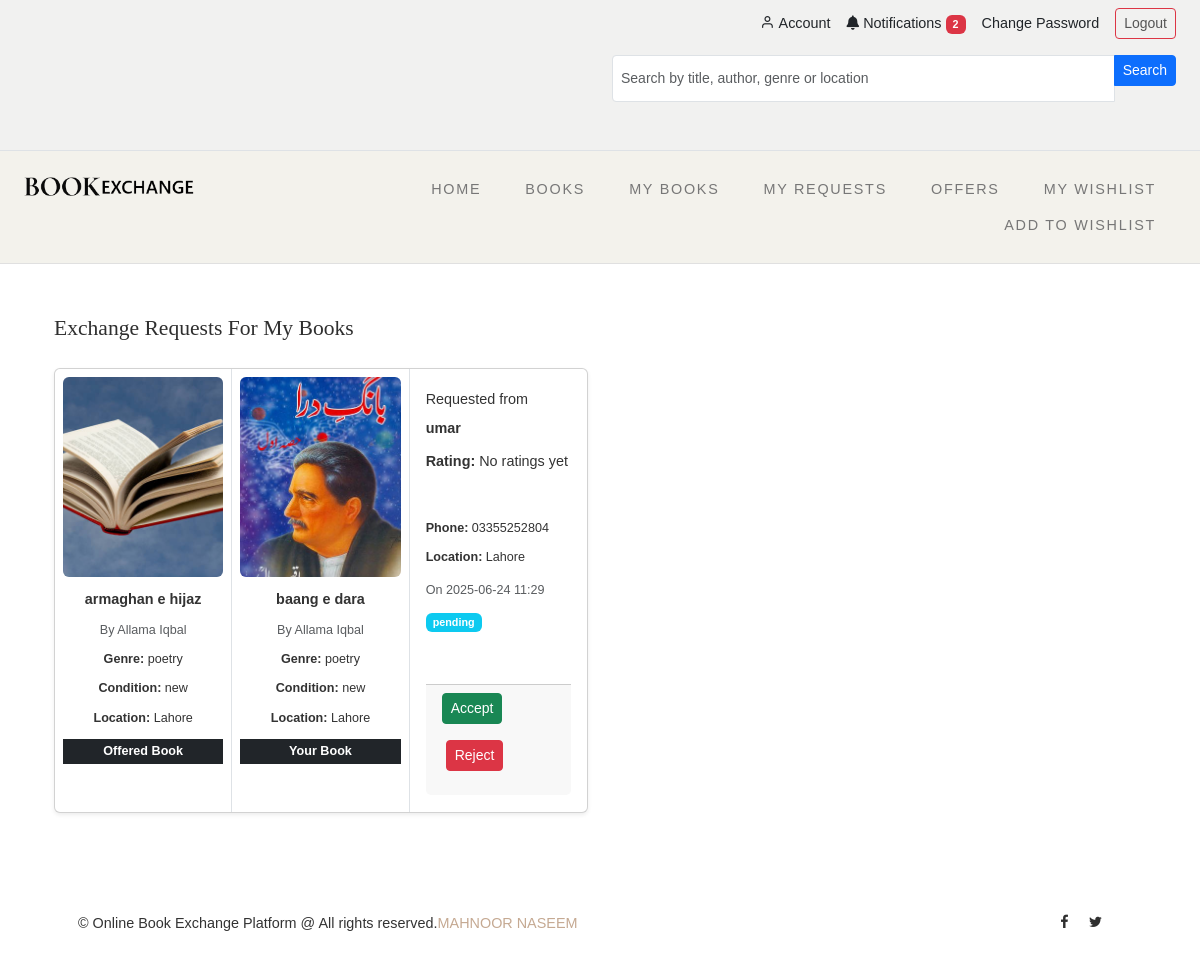
Screenshot of /requests-received/ (signed in) with the database file from the repository.
### core/models.py (models this page shows, shortened)
class ExchangeRequest(models.Model):
    from_user = models.ForeignKey(User, on_delete=models.CASCADE, related_name='sent_requests')
    to_user = models.ForeignKey(User, on_delete=models.CASCADE, related_name='received_requests')
    from_book = models.ForeignKey(Book, on_delete=models.CASCADE, related_name='offered_exchanges')
    to_book = models.ForeignKey(Book, on_delete=models.CASCADE, related_name='received_exchanges')
    status = models.CharField(max_length=20, default='pending')
    requested_at = models.DateTimeField(auto_now_add=True)

class Book(models.Model):
    owner = models.ForeignKey(User, on_delete=models.CASCADE, related_name='books')
    title = models.CharField(max_length=200)
    author = models.CharField(max_length=200)
    genre = models.CharField(max_length=100, choices=GENRE_CHOICES)
    condition = models.CharField(max_length=20, choices=CONDITION_CHOICES)
    location = models.CharField(max_length=200)
    status = models.CharField(max_length=20, choices=STATUS_CHOICES, default='available')
    photo = models.ImageField(upload_to='book_photos/', blank=True, null=True)
    external_url = models.URLField(blank=True, null=True)
    created_at = models.DateTimeField(auto_now_add=True)

class Profile(models.Model):
    user = models.OneToOneField(User, on_delete=models.CASCADE)
    phone = models.CharField(max_length=20)
    location = models.CharField(max_length=100)
    bio = models.TextField(blank=True, null=True)
    def average_rating(self):
        ratings = self.user.ratings_received.all()
        if ratings.exists():
            return round(sum(r.stars for r in ratings) / ratings.count(), 1)
        return None

### core/views.py (the view)
# urls.py: path('requests-received/', views.my_received_requests, name='my_received_requests'),
@login_required
def my_received_requests(request):
    requests = ExchangeRequest.objects.filter(to_user=request.user).annotate(
        unread_count=Count(
            'messages',
            filter=Q(messages__is_read=False) & ~Q(messages__sender=request.user)
        )
    ).select_related('from_user__profile', 'from_book', 'to_book').order_by('-requested_at')
    for req in requests:
        existing_rating = Rating.objects.filter(
            rated_by=request.user,
            rated_user=req.from_user,
            exchange_request=req
        ).first()
        req.existing_rating = existing_rating
    return render(request, 'core/my_received_requests.html', {
        'requests': requests
    })

### core/templatetags/notification_tags.py (called while the page is built)
@register.simple_tag
def unread_notification_count(user):
    if user.is_authenticated:
        return Notification.objects.filter(user=user, is_read=False).count()
    return 0

### core/templates/core/my_received_requests.html (shortened to what this page needs)
{% extends 'core/base.html' %}
{% load static %}
{% block content %}
<div class="container py-4">
    <h2>Exchange Requests for My Books</h2>
    {% if requests %}
        <div class="row">
            {% for req in requests %}
            <div class="col-md-6 mb-4">
                <div class="card shadow-sm h-100">
                    <div class="row g-0">
                        <div class="col-4 text-center p-2 border-end">
                            {% if req.from_book.photo %}
                                <img src="{{ req.from_book.photo.url }}" class="img-fluid rounded mb-2 fixed-book-image" alt="From Book">
                            {% else %}
                                <img src="{% static 'core/images/default_book.jpg' %}" class="img-fluid rounded mb-2 fixed-book-image" alt="From Book">
                            {% endif %}
                            <p class="fw-bold mb-1">{{ req.from_book.title }}</p>
                            <p class="small text-muted mb-1">By {{ req.from_book.author }}</p>
                            <p class="small mb-1"><strong>Genre:</strong> {{ req.from_book.genre }}</p>
                            <p class="small mb-1"><strong>Condition:</strong> {{ req.from_book.condition }}</p>
                            <p class="small mb-0"><strong>Location:</strong> {{ req.from_book.location }}</p>
                            <p class="mt-2 small bg-dark text-white"><strong>Offered Book</strong></p>
                        </div>
                        <div class="col-4 text-center p-2 border-end">
                            {% if req.to_book.photo %}
                                <img src="{{ req.to_book.photo.url }}" class="img-fluid rounded mb-2 fixed-book-image" alt="To Book">
                            {% else %}
                                <img src="{% static 'core/images/default_book.jpg' %}" class="img-fluid rounded mb-2 fixed-book-image" alt="To Book">
                            {% endif %}
                            <p class="fw-bold mb-1">{{ req.to_book.title }}</p>
                            <p class="small text-muted mb-1">By {{ req.to_book.author }}</p>
                            <p class="small mb-1"><strong>Genre:</strong> {{ req.to_book.genre }}</p>
                            <p class="small mb-1"><strong>Condition:</strong> {{ req.to_book.condition }}</p>
                            <p class="small mb-0"><strong>Location:</strong> {{ req.to_book.location }}</p>
                            <p class="mt-2 small bg-dark text-white"><strong>Your Book</strong></p>
                        </div>
                        <div class="col-4 p-3 d-flex flex-column justify-content-between">
                            <div>
                                <p class="mb-1">Requested from <br><strong>{{ req.from_user.username }}</strong></p>
                                {% if req.from_user.profile.average_rating %}
                                     {% for i in "12345" %}
                                                {% if i|add:'0' <= req.from_user.profile.average_rating %}
                                                    <span style="color: gold; font-size: 1.2em;">&#9733;</span>
                                                {% else %}
                                                    <span style="color: lightgray; font-size: 1.2em;">&#9733;</span>
                                                {% endif %}
                                            {% endfor %} {% else %}
                                    <p><strong>Rating:</strong> No ratings yet</p>
                                {% endif %}
                                {% if req.to_user.profile %}
                                    <p class="small mb-1"><strong>Phone:</strong> {{ req.to_user.profile.phone }}</p>
                                    <p class="small mb-2"><strong>Location:</strong> {{ req.to_user.profile.location }}</p>
                                {% endif %}
                                <p class="mb-1 text-muted small">On {{ req.requested_at|date:"Y-m-d H:i" }}</p>
                                <span class="badge
                                    {% if req.status == 'accepted' %}bg-success
                                    {% elif req.status == 'rejected' %}bg-danger
                                    {% else %}bg-info{% endif %}">
                                    {{ req.status }}
                                </span><br>
                                <div class="card-footer mt-5">
                                    {% if req.status == 'pending' %}
                                        <form method="POST" action="{% url 'handle_request' req.id %}" class="d-inline">
                                            <button type="submit" name="action" value="accept" class="btn btn-success btn-sm">Accept</button>
                                        </form>
                                        <form method="POST" action="{% url 'handle_request' req.id %}" class="d-inline ms-1">
                                            <button type="submit" name="action" value="reject" class="btn btn-danger btn-sm">Reject</button>
                                        </form>
                                    {% endif %}
                                </div>
                            </div>
                        </div>
                    </div>
                </div>
            </div>
            {% endfor %}
        </div>
    {% else %}
        <p>No one has requested to exchange your books yet.</p>
    {% endif %}
</div>
{% endblock %}

### core/static/core/css/style.css (style rules this page uses)
:root { --header-height: 160px; --header-height-min: 80px; }
.fixed-book-image { height: 200px; object-fit: cover; width: 100%; }
:root { --accent-color: #C5A992; --secondary-color: #C5A992; --dark-color: #2f2f2f; --light-color: #F3F2EC; --body-text-color: #757575; --light-text-color: #afafaf; --dark-text-color: #2f2f2f; }
:root { --body-font: "Raleway", sans-serif; --heading-font: "Prata", Georgia, serif; --secondary-font: "Playfair Display", Georgia, serif; }
:root, [data-bs-theme=light] { --heading-font: "Prata", Georgia, serif; --heading-font-weight: 400; --heading-color: var(--bs-dark); --heading-line-height: 1.1; --swiper-theme-color: var(--bs-primary); --custom-easing: cubic-bezier(.17, .67, .83, .67); --bs-body-font-family: "Raleway", arial, sans-serif; --bs-body-font-size: 0.9rem; --bs-body-font-weight: 400; --bs-body-line-height: 1.7; --bs-body-color: #333; --bs-body-color-rgb: 51, 51, 51; --bs-primary: #C5A992; --bs-primary-dark: #C5A992; --bs-secondary: #C5A992; --bs-black: #111; --bs-light: #F1F1F0; --bs-dark: #212529; --bs-gray: #949494; --bs-gray-dark: #51565b; --bs-primary-rgb: 169, 128, 115; --bs-secondary-rgb: 253, 238, 233; --bs-black-rgb: 17, 17, 17; --bs-light-rgb: 241, 241, 240; --bs-dark-rgb: 33, 37, 41; --bs-link-color: var(--bs-dark); --bs-link-color-rgb: 17, 17, 17; --bs-link-decoration: underline; --bs-link-hover-color: var(--bs-primary); --bs-link-hover-color-rgb: 169, 128, 115; }
.container, .container-fluid, .container-lg, .container-md, .container-sm, .container-xl, .container-xxl { --bs-gutter-x: 2.5rem; }
h1, h2, h3, h4, h5, h6 { color: var(--heading-color); }
.text-white { --heading-color: var(--bs-light); --bs-breadcrumb-item-active-color: var(--bs-light); --bs-breadcrumb-divider-color: var(--bs-light); --bs-link-color-rgb: var(--bs-light-rgb); --bs-link-hover-color-rgb: var(--bs-light-rgb); }
.container, .container-fluid, .container-lg, .container-md, .container-sm, .container-xl, .container-xxl { --bs-gutter-x: 3rem; }
*, *::before, *::after { -webkit-box-sizing: border-box; -moz-box-sizing: border-box; box-sizing: border-box; }
html { box-sizing: border-box; }
img { display: inline-block; border: 0; max-width: 100%; height: auto; vertical-align: middle; }
h1, .h1, h2, .h2, h3, .h3, h4, .h4, h5, .h5, h6, .h6 { font-family: var(--heading-font); line-height: 1.2; color: var(--dark-color); }
h1, h2, h3 { margin: 25px 0; text-transform: capitalize; }
h2, .h2 { font-size: 1.5em; line-height: 1.4; }
p { margin: 0 0 20px 0; }
::placeholder { color: #999; }
.container::after, .row::after, .clearfix::after { display: block; clear: both; content: ""; }
.text-center { text-align: center; }
.text-muted { color: #777; }
button, .button { margin-bottom: 1rem; }
pre, blockquote, dl, figure, table, p, ul, ol, form { margin-bottom: 2.5rem; }

### rows the page displays
ExchangeRequest: from_book "armaghan e hijaz", from_book.author "Allama Iqbal", from_book.genre "poetry", from_book.condition "new", from_book.location "Lahore", to_book.photo (picture), to_book "baang e dara", to_book.author "Allama Iqbal", to_book.genre "poetry", to_book.condition "new", to_book.location "Lahore", from_user.username "umar", shows "Rating:", to_user.profile.phone "03355252804", to_user.profile.location "Lahore", requested_at "2025-06-24 11:29", status "pending", shows "Accept"

### other values shown
{{ unread_count }} "2"
